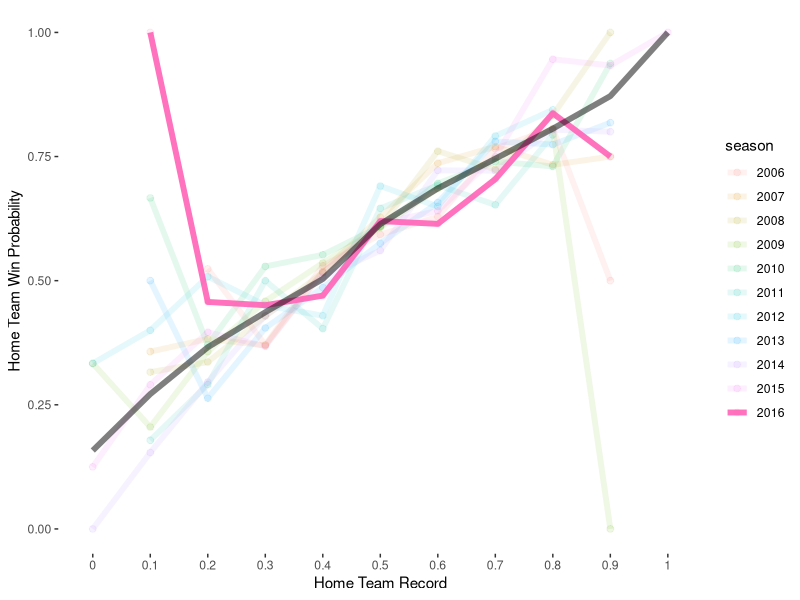
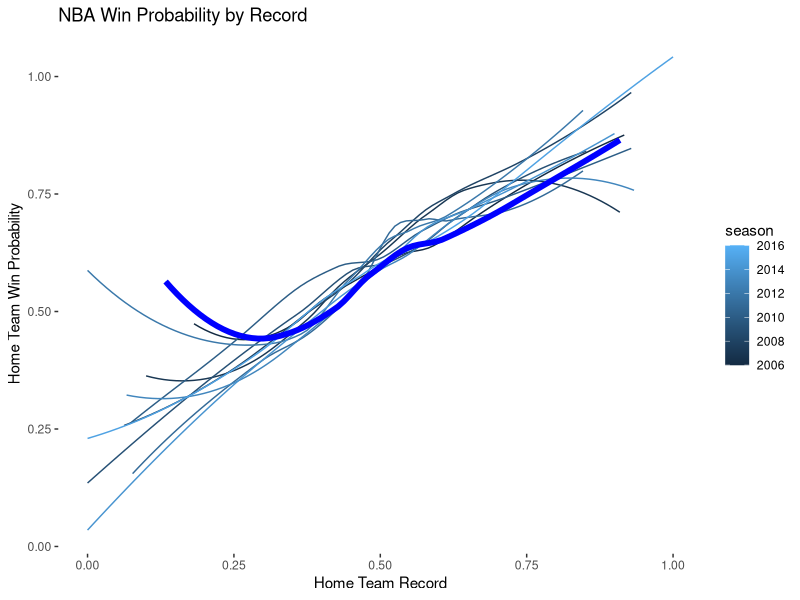
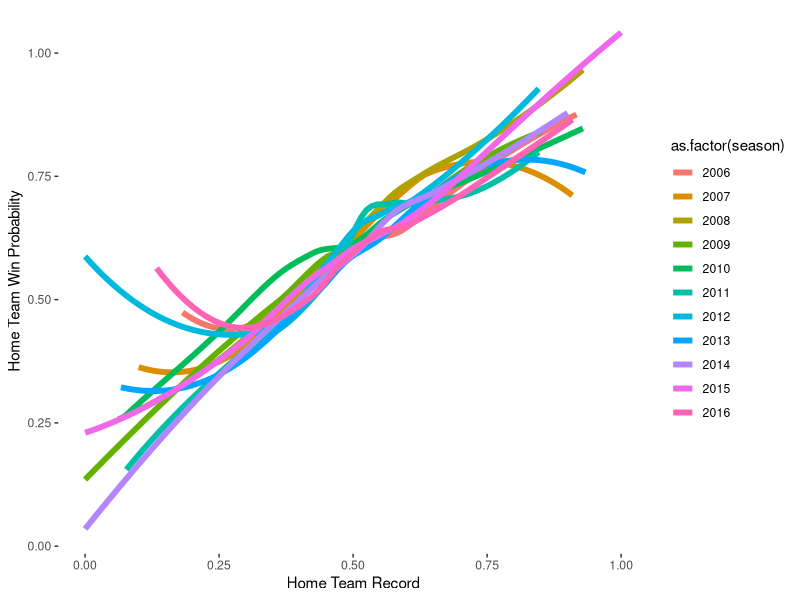
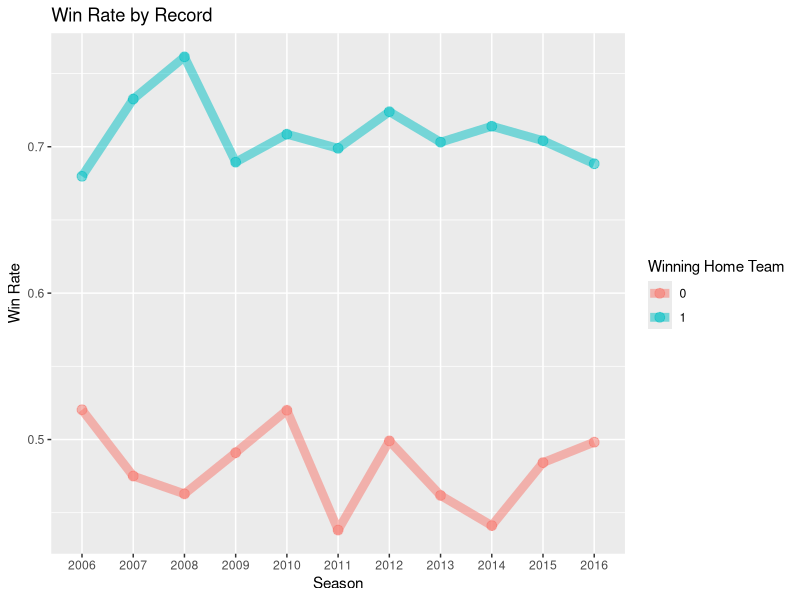

Generate these figures, in order, with R:
setwd("/home/jason/nba_model/raw")
library(ggplot2)
df06 = read.table("games_2007.csv", header=TRUE, sep=",", quote='', nrows=250000)
df07 = read.table("games_2008.csv", header=TRUE, sep=",", quote='', nrows=250000)
df08 = read.table("games_2009.csv", header=TRUE, sep=",", quote='', nrows=250000)
df09 = read.table("games_2010.csv", header=TRUE, sep=",", quote='', nrows=250000)
df10 = read.table("games_2011.csv", header=TRUE, sep=",", quote='', nrows=250000)
df11 = read.table("games_2012.csv", header=TRUE, sep=",", quote='', nrows=250000)
df12 = read.table("games_2013.csv", header=TRUE, sep=",", quote='', nrows=250000)
df13 = read.table("games_2014.csv", header=TRUE, sep=",", quote='', nrows=250000)
df14 = read.table("games_2015.csv", header=TRUE, sep=",", quote='', nrows=250000)
df15 = read.table("games_2016.csv", header=TRUE, sep=",", quote='', nrows=250000)
df16 = read.table("games_2017.csv", header=TRUE, sep=",", quote='', nrows=250000)

df06$season <- 2006
df07$season <- 2007
df08$season <- 2008
df09$season <- 2009
df10$season <- 2010
df11$season <- 2011
df12$season <- 2012
df13$season <- 2013
df14$season <- 2014
df15$season <- 2015
df16$season <- 2016


df <- rbind(rbind(rbind(rbind(rbind(rbind(rbind(rbind(rbind(rbind(df06,df07),df08),df09),df10),df11),df12),df13),df14),df15),df16)

df$win_round <- round(df$winrate_home,1)

forPlot1 <- as.data.frame(xtabs(df,formula=winner~win_round)/xtabs(df,formula=~win_round))
forPlot <- as.data.frame(xtabs(df,formula=winner~win_round+season)/xtabs(df,formula=~win_round+season))

ggplot() +
  geom_point(data=forPlot,aes(x=win_round,y=Freq,group=season,color=season),size=2,alpha=0.1)+
  geom_line(data=subset(forPlot,season!=2016),aes(x=win_round,y=Freq,group=season,color=season),size=2,alpha=0.1)+
  geom_line(data=subset(forPlot,season==2016),aes(x=win_round,y=Freq,group=season,color=season),size=2,alpha=0.9)+
  geom_line(data=forPlot1,aes(x=win_round,y=Freq,group=1),size=2,alpha=0.5)+
  xlab('Home Team Record') + 
  ylab('Home Team Win Probability') +
  theme(panel.background = element_blank())


ggplot() +
  xlab('Home Team Record') + 
  ylab('Home Team Win Probability') +
  theme(panel.background = element_blank())+
  stat_smooth(data=df,aes(x=winrate_home,y=winner,group=season,color=season),method='loess',se=FALSE,alpha=0.25,size=0.5)+
  stat_smooth(data=subset(df,season==2016),aes(x=winrate_home,y=winner),color="Blue",method='loess',se=FALSE,alpha=0.5,size=2)+
  stat_smooth(data=subset(df,season!=2016),aes(x=winrate_home,y=winner),color="Green",method='loess',se=TRUE,alpha=0.5,size=2)+
  ggtitle('NBA Win Probability by Record')



ggplot(data=df,aes(x=winrate_home,y=winner,color=as.factor(season),group=season)) +
  xlab('Home Team Record') + 
  ylab('Home Team Win Probability') +
  theme(panel.background = element_blank())+
  stat_smooth(method='loess',se=FALSE,alpha=0.5,size=2)


df$win_pos <- ifelse(df$winrate_home>0.5,1,0)
forPlot <- as.data.frame(xtabs(df,formula=winner~win_pos+season)/xtabs(df,formula=~win_pos+season))

ggplot(data=forPlot,aes(x=season,y=Freq,color=win_pos,group=win_pos))+
  geom_point(size=3,alpha=0.5)+geom_line(size=3,alpha=0.5)+
  #theme(panel.background = element_blank())+ 
  scale_color_discrete(name='Winning Home Team') + 
  xlab('Season')+ylab('Win Rate')+
  ggtitle('Win Rate by Record')


